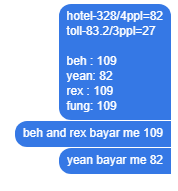
#> input picture trip cost.PNG, 178 x 191 px, found by its file name
$ python 'extract text and invert image color.py'
#> lines starting #> are read from the running program, lines starting #| are printed output that depends on the picture
# -*- coding: utf-8 -*-
"""
Spyder Editor

This is a temporary script file.
"""

from PIL import Image
import pytesseract
import PIL.ImageOps

#english text picture
#open the image and change to RGB mode
image = Image.open('C:/Users/LeeYipFung/Desktop/trip cost.png').convert('RGB')

#invert image colour
inverted_image = PIL.ImageOps.invert(image)
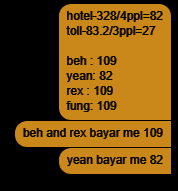
#> inverted_image: PIL image 178x191 RGB; mean R, G, B 103.8, 69.3, 13.4

#save inverted image
inverted_image.save('C:/Users/LeeYipFung/Desktop/INVT_trip cost.png')


#extract and print the text from image
print ("English text\n--------------------------------------\n\n"+pytesseract.image_to_string(inverted_image))
#> (this line was passed over: pytesseract is not available in this run)


#chinese simplified text picture
#open the image and change to RGB mode
image = Image.open('C:/Users/LeeYipFung/Desktop/cn_text.PNG').convert('RGB')
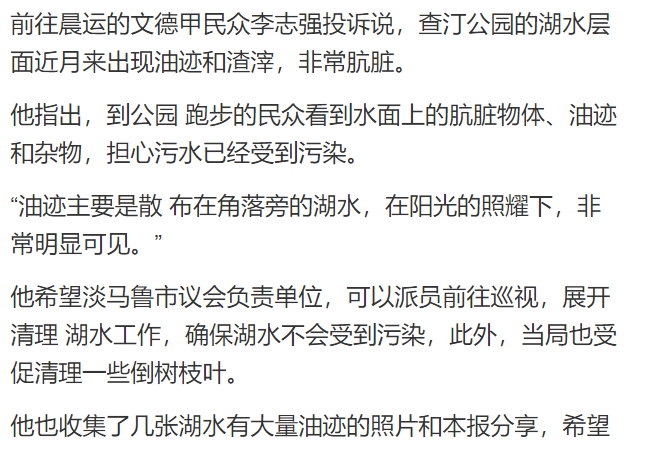
#> input picture cn_text.PNG, 645 x 454 px, found by its file name
#> image: PIL image 645x454 RGB

#invert image colour
inverted_image = PIL.ImageOps.invert(image)
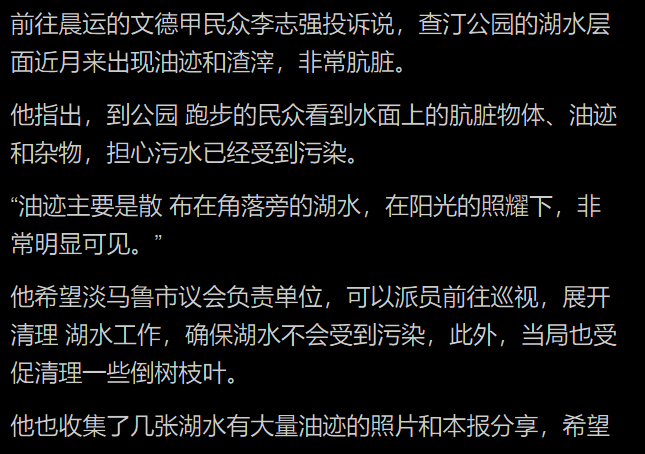
#> inverted_image: PIL image 645x454 RGB; mean R, G, B 20.7, 20.7, 20.7

#save inverted image
inverted_image.save('C:/Users/LeeYipFung/Desktop/INVT_cn_text.png')


print ("\n\n\nChinese Simplfied text\n--------------------------------------\n\n"+pytesseract.image_to_string(image, lang='chi_sim'))
#> (this line was passed over: pytesseract is not available in this run)
#print (pytesseract.image_to_string(inverted_image, lang='chi_sim'))
